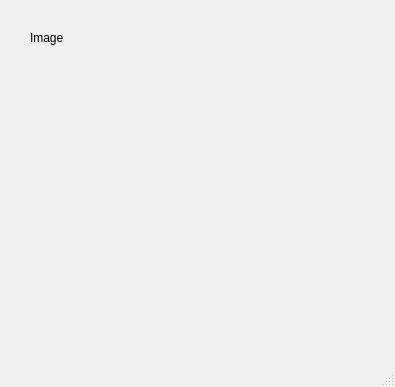
<?xml version="1.0" encoding="UTF-8"?>
<ui version="4.0">
 <class>MainWindow</class>
 <widget class="QMainWindow" name="MainWindow">
  <property name="geometry">
   <rect>
    <x>0</x>
    <y>0</y>
    <width>395</width>
    <height>387</height>
   </rect>
  </property>
  <property name="windowTitle">
   <string>MainWindow</string>
  </property>
  <widget class="QWidget" name="centralwidget">
   <widget class="QLabel" name="label">
    <property name="geometry">
     <rect>
      <x>20</x>
      <y>60</y>
      <width>351</width>
      <height>221</height>
     </rect>
    </property>
    <property name="styleSheet">
     <string notr="true"/>
    </property>
    <property name="text">
     <string/>
    </property>
    <property name="pixmap">
     <pixmap resource="../Archivo/recursos.qrc">:/Ejercicios/bus.jpg</pixmap>
    </property>
    <property name="scaledContents">
     <bool>true</bool>
    </property>
   </widget>
   <widget class="QLabel" name="label_2">
    <property name="geometry">
     <rect>
      <x>30</x>
      <y>30</y>
      <width>41</width>
      <height>16</height>
     </rect>
    </property>
    <property name="text">
     <string>Image</string>
    </property>
   </widget>
  </widget>
  <widget class="QMenuBar" name="menubar">
   <property name="geometry">
    <rect>
     <x>0</x>
     <y>0</y>
     <width>395</width>
     <height>18</height>
    </rect>
   </property>
  </widget>
  <widget class="QStatusBar" name="statusbar"/>
 </widget>
 <resources>
  <include location="../Archivo/recursos.qrc"/>
 </resources>
 <connections/>
</ui>
